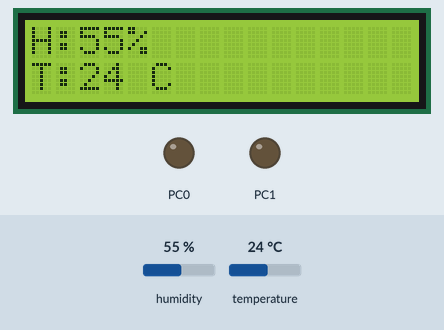
The program below on a simulated ATmega32, built with avr-gcc and emulated at 8 MHz. Parts: 16×2 character LCD, output pins drawn as LEDs (lit = HIGH). Wiring (inferred from the names in the program): DHT11 sensor: data PB3; character LCD (HD44780): RS PB0; R/W PB1; E PB2; data PD0, PD1, PD2, PD3, PD4, PD5, PD6, PD7. The test bench sets the inputs (shaded band); at power-on: humidity 55 %, temperature 24 °C. Pins used as bus, display or sensor lines are not drawn.

Above: at 1.8 s.
1.9 s: humidity set to 68 %
At 3.2 s:
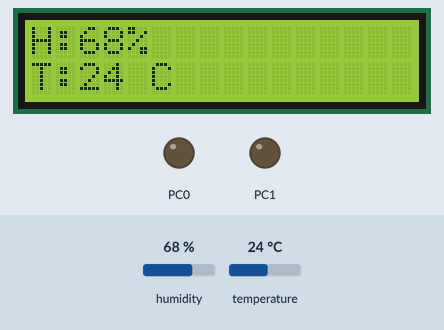
3.7 s: humidity set to 71 %
Timing chart, 0 to 6.7 s (numbered marks = the images above; inputs shaded):
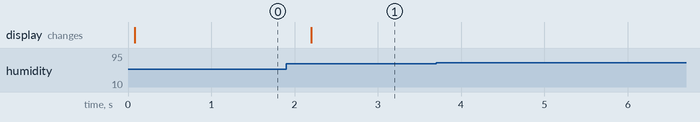

The program:

main.c
```c
#define F_CPU 8000000UL

#include <avr/io.h>
#include <util/delay.h>
#include "lcd.h"

// -------- DHT CONFIG -------- //
#define DHT_PIN PB3

#define SET_PIN_HIGH(port,pin) ((port) |= (1<<(pin)))
#define SET_PIN_LOW(port,pin)  ((port) &= ~(1<<(pin)))
#define READ_PIN(pin)          ((PINB & (1<<(pin))) != 0)

// -------- DHT FUNCTIONS -------- //

void DHT_Request(void)
{
    DDRB |= (1<<DHT_PIN);      // Output
    SET_PIN_LOW(PORTB,DHT_PIN);
    _delay_ms(20);
    SET_PIN_HIGH(PORTB,DHT_PIN);
    DDRB &= ~(1<<DHT_PIN);     // Input
}

uint8_t DHT_ReadByte(void)
{
    uint8_t i, byte = 0;

    for(i=0; i<8; i++)
    {
        while(!READ_PIN(DHT_PIN));
        _delay_us(60);

        if(READ_PIN(DHT_PIN))
            byte |= (1<<(7-i));

        while(READ_PIN(DHT_PIN));
    }
    return byte;
}

uint8_t DHT_Read(uint8_t *humidity, uint8_t *temperature)
{
    uint8_t rh_int, rh_dec, t_int, t_dec, checksum;

    DHT_Request();

    while(READ_PIN(DHT_PIN));
    while(!READ_PIN(DHT_PIN));
    while(READ_PIN(DHT_PIN));

    rh_int   = DHT_ReadByte();
    rh_dec   = DHT_ReadByte();
    t_int    = DHT_ReadByte();
    t_dec    = DHT_ReadByte();
    checksum = DHT_ReadByte();

    if((rh_int + rh_dec + t_int + t_dec) != checksum)
        return 1;

    *humidity = rh_int;
    *temperature = t_int;

    return 0;
}

// -------- HELPER -------- //
void LCD_print_number(uint8_t num)
{
    LCD_write((num/10) + '0');
    LCD_write((num%10) + '0');
}

// -------- MAIN -------- //
int main(void)
{
    uint8_t temp, hum;

    DDRD = 0xFF;                               // LCD data
    DDRB |= (1<<RS)|(1<<RW)|(1<<EN);           // LCD control
    DDRC |= (1<<PC0) | (1<<PC1);               // Output pins

    LCD_init();

    while(1)
    {
        if(!DHT_Read(&hum, &temp))
        {
            // Display humidity
            LCD_cmd(0x80);
            LCD_Write_String("H:");
            LCD_print_number(hum);
            LCD_Write_String("%   ");

            // Display temperature
            LCD_cmd(0xC0);
            LCD_Write_String("T:");
            LCD_print_number(temp);
            LCD_Write_String(" C   ");

            // TEMP control
            if(temp >= 30)
                PORTC |= (1<<PC0);
            else
                PORTC &= ~(1<<PC0);

            // HUMIDITY control
            if(hum >= 70)
                PORTC |= (1<<PC1);
            else
                PORTC &= ~(1<<PC1);
        }
        else
        {
            LCD_cmd(0x80);
            LCD_Write_String("DHT Error      ");
            PORTC &= ~((1<<PC0)|(1<<PC1));
        }

        _delay_ms(1000);
    }
}
```

lcd.h
```c
#ifndef LCD_H_
#define LCD_H_

#ifndef F_CPU
#define F_CPU 8000000UL
#endif

#include <avr/io.h>
#include <util/delay.h>

// -------- LCD CONFIG -------- //
#define LCD_DATA PORTD     // Data port
#define LCD_CTRL PORTB     // Control port

// Control pins
#define RS PB0
#define RW PB1
#define EN PB2

// -------- FUNCTIONS -------- //
void LCD_cmd(unsigned char cmd);
void LCD_write(unsigned char data);
void LCD_init(void);
void LCD_Write_String(char *str);

// -------- IMPLEMENTATION -------- //

// Send command
void LCD_cmd(unsigned char cmd)
{
    LCD_DATA = cmd;
    LCD_CTRL &= ~(1<<RS);  // RS = 0
    LCD_CTRL &= ~(1<<RW);  // RW = 0
    LCD_CTRL |= (1<<EN);
    _delay_ms(2);
    LCD_CTRL &= ~(1<<EN);
}

// Write data
void LCD_write(unsigned char data)
{
    LCD_DATA = data;
    LCD_CTRL |= (1<<RS);   // RS = 1
    LCD_CTRL &= ~(1<<RW);  // RW = 0
    LCD_CTRL |= (1<<EN);
    _delay_ms(2);
    LCD_CTRL &= ~(1<<EN);
}

// Initialize LCD
void LCD_init(void)
{
    LCD_cmd(0x38); // 8-bit mode
    _delay_ms(1);
    LCD_cmd(0x01); // Clear screen
    _delay_ms(2);
    LCD_cmd(0x02); // Return home
    _delay_ms(2);
    LCD_cmd(0x06); // Entry mode
    _delay_ms(1);
    LCD_cmd(0x0C); // Display ON
    _delay_ms(1);
}

// Print string
void LCD_Write_String(char *str)
{
    while(*str)
    {
        LCD_write(*str++);
    }
}

#endif /* LCD_H_ */
```

Measured:
- after the input at 1.9 s, the display: changes after 0.30 s (image 1)
- after the input at 3.7 s, every drawn part: stays the same
